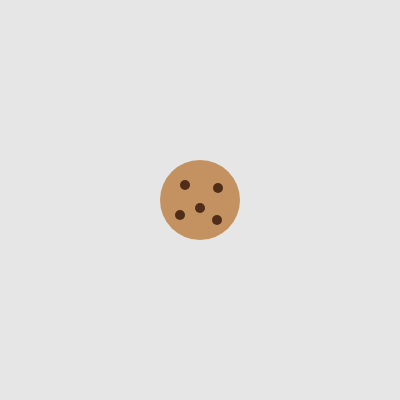
Frame 1 (no input)
Frame 60 (no input): identical to frame 1, image omitted
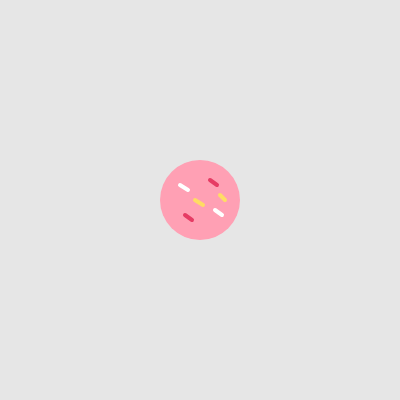
Frame 120 (the mouse pressed at the canvas centre since frame 60)

The p5.js sketch that drew these frames (run headless with seeded random() and noise() and a simulated clock; from frame 60 on, the mouse is pressed at the canvas centre):

// p5.js sketch
// ── sketch.js
// DM2008 — Activity 4a [Guided]
// Bake a Cookie (30 min)
//
// A class is a blueprint — Cookie describes what every cookie has and can do.
// Your job is to complete the class, then add movement and a flavor randomizer.
//
// Suggested order:
// 1. Add the missing properties to the constructor (sz, x, y)
// 2. Fix show() so it uses this.flavor, this.x, this.y, this.sz
// 3. Implement move() and randomFlavor()
// 4. Wire them up in keyPressed() and mousePressed()
//
// Stretch: add a second cookie with different starting values.

 
 // DM2008 — Activity 4a
 // Bake a Cookie

 let cookie;

 function setup() {
   createCanvas(400, 400);
   noStroke();

   cookie = new Cookie("chocolate", 80, width / 2, height / 2);
 }

 function draw() {
   background(230);

   // Check for movement continuously
   cookie.move();

   // Display the cookie
   cookie.show();
 }

 class Cookie {
   constructor(flavor, sz, x, y) {
     this.flavor = flavor;
     this.sz = sz;
     this.x = x;
     this.y = y;
   }

   show() {
     noStroke();

     // Cookie base colour
     switch (this.flavor) {
       case "chocolate":
         fill(196, 146, 96);
         break;

       case "vanilla":
         fill(255, 223, 150);
         break;

       case "strawberry":
         fill(255, 160, 180);
         break;

       default:
         fill(220, 180, 120);
     }

     // Draw cookie base
     ellipse(this.x, this.y, this.sz);

     // Chocolate cookie toppings
     if (this.flavor === "chocolate") {
       fill(80, 45, 25);

       circle(this.x - 15, this.y - 15, 10);
       circle(this.x + 18, this.y - 12, 10);
       circle(this.x, this.y + 8, 10);
       circle(this.x - 20, this.y + 15, 10);
       circle(this.x + 17, this.y + 20, 10);

     // Vanilla cookie toppings
     } else if (this.flavor === "vanilla") {
       fill(255, 250, 230);

       circle(this.x - 15, this.y - 15, 10);
       circle(this.x + 18, this.y - 12, 10);
       circle(this.x, this.y + 8, 10);
       circle(this.x - 20, this.y + 15, 10);
       circle(this.x + 17, this.y + 20, 10);

     // Strawberry cookie toppings
     } else if (this.flavor === "strawberry") {
       push();
       translate(this.x, this.y);

       strokeWeight(4);

       // White sprinkles
       stroke(255, 255, 255);
       line(-20, -15, -12, -10);
       line(15, 10, 22, 15);

       // Pink sprinkles
       stroke(230, 60, 100);
       line(10, -20, 17, -15);
       line(-15, 15, -8, 20);

       // Yellow sprinkles
       stroke(255, 220, 100);
       line(-5, 0, 3, 5);
       line(20, -5, 25, 0);

       pop();
       noStroke();
     }
   }

   // Move cookie using arrow keys
   move() {
     let speed = 3;

     if (keyIsDown(LEFT_ARROW)) {
       this.x -= speed;
     }

     if (keyIsDown(RIGHT_ARROW)) {
       this.x += speed;
     }

     if (keyIsDown(UP_ARROW)) {
       this.y -= speed;
     }

     if (keyIsDown(DOWN_ARROW)) {
       this.y += speed;
     }

     // Keep the cookie inside the canvas
     let radius = this.sz / 2;

     this.x = constrain(this.x, radius, width - radius);
     this.y = constrain(this.y, radius, height - radius);
   }

   // Randomly change the cookie flavour
   randomFlavor() {
     let flavors = ["chocolate", "vanilla", "strawberry"];

     // Choose a flavour different from the current one
     let newFlavors = flavors.filter(f => f !== this.flavor);

     this.flavor = random(newFlavors);
   }
 }

 // Prevent arrow keys from scrolling the page
 function keyPressed() {
   if (
     keyCode === LEFT_ARROW ||
     keyCode === RIGHT_ARROW ||
     keyCode === UP_ARROW ||
     keyCode === DOWN_ARROW
   ) {
     return false;
   }
 }

 // Change flavour when mouse is clicked
 function mousePressed() {
   cookie.randomFlavor();
 }
